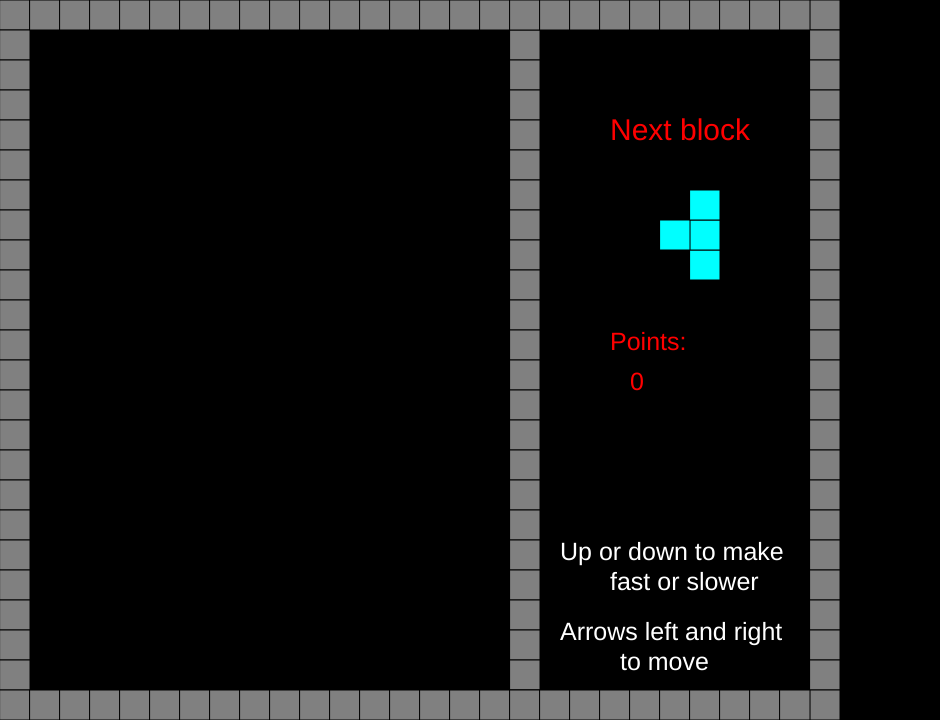
Frame 1 (no input)
Frame 60 (no input): identical to frame 1, image omitted
Frame 120 (the mouse pressed at the canvas centre since frame 60): identical to frame 1, image omitted

The p5.js sketch that drew this single still picture (run headless with seeded random() and noise() and a simulated clock; from frame 60 on, the mouse is pressed at the canvas centre):

// p5.js sketch
// ── sketch.js
let nextBlock = null;
let x = 540 / 2;
let y = 0;
let speed = 30;
let activeBlock = null;
let startingY = 0; // Armazena o valor inicial de y para o bloco
let blockTypes = ['block1', 'block2', 'block4', 'block5', 'block6'];
let placedBlocks = [];
let blockColors = {
  block1: 'red',
  block2: 'green',
  block4: 'blue',
  block5: 'cyan',
  block6: 'yellow',
};
let gameOverFlag = false; // Indica se o jogo terminou
let textini = true;
let r2 = -60;
let ry2 = 0;

let r3 = -30;
let r23 = -60;
let r33 = -90;

let rx3 = 0;
let rx23 = 0;
let rx33 = 0;

let ry4 = -30;
let ry42 = -30;
let ry43 = -60;

let r4 = 0;
let r42 = -30;
let r43 = 0;

let r5y = -30;
let r5x = -60;
let p =0;



function setup() {
  createCanvas(940, 720);
  prepareNextBlock();
}

function draw() {
  background('black');
  drawNextBlockPreview();
  if (textini) {
    textSize(30);
    fill('red');
    text('Next block', 610, 140);
    fill('white');
    textSize(25);
    text('Arrows left and right', 560, 640);
    text('to move', 620, 670);
    text('Up or down to make', 560, 560)
    text('fast or slower', 610, 590)

  if (gameOverFlag) {
    showGameOverText();
    return; // Não desenha mais o jogo após terminar
  }

  drawPlacedBlocks();

  if (activeBlock) {
    drawBlock(activeBlock, x, y, blockColors[activeBlock]);

    if (frameCount % 10 === 0) {
      if (collisionDetected(activeBlock, x, y)) {
        p += 10;
        if (y === startingY) {
          gameOver();
        }
        placeBlock(activeBlock, x, y, blockColors[activeBlock]);
        activeBlock = null;
      } else {
        y += speed; // Move o bloco para baixo
      }
    }
  }

  // Força a velocidade para 30 quando o bloco estiver perto do chão
  if (y >= height - 60) {
    speed = 30; // Reset speed para o valor normal
  }

  fill('gray');
  for (let i = 0; i < height; i += 30) {
    rect(0, i, 30, 30);
    rect(width - 430, i, 30, 30);
  }
  for (let i = 30; i < width - 430; i += 30) {
    rect(i, height - 30, 30, 30);
  }
  for (let i = 30; i < width - 430; i += 30) {
    rect(i, 0, 30, 30);
  }
  for (let i = 0; i < height; i += 30) {
    rect(0, i, 30, 30);
    rect(width - 130, i, 30, 30);
  }
  for (let i = 30; i < width - 130; i += 30) {
    rect(i, height - 30, 30, 30);
  }
  for (let i = 30; i < width - 130; i += 30) {
    rect(i, 0, 30, 30);
  }
  fill('red')
  text('Points:',610, 350);
  text(p,630, 390);
}
  if (keyIsPressed === true) {
    if (key === 'x'&& r === 'block2') {
       r2 = 0;
       ry2 = -60;
      r = 'block22';
    }
    if (key === 'x'&& r === 'block3') {
      
       r3 = 0;
       r23 = 0;
       r33 = 0;
      
       rx3 = -30;
       rx23 = -60;
       rx33 = -90;
      r = 'block32';
    }
    if (key === 'x'&& r === 'block4') {
      
       r4 = -30;
       r42=-30;
       r43= -60;
      
       ry4 = 0;
       ry42 = -30;
       ry43 = 0;
      r = 'block42';
    }
    if (key === 'x'&& r === 'block5') {
       r5y = 30;
       r5x = 0;
      r = 'block52';
    }
    
    
    
    setTimeout(() =>{ if (key === 'x'&& r === 'block22') {
       r2 = -60;
       ry2 = 0;
    }
    if (key === 'x'&& r === 'block32') {
       r3 = -30;
       r23 = -60;
       r33 = -90;
      
       rx3 = 0;
       rx23 = 0;
       rx33 = 0;
    }
    if (key === 'x'&& r === 'block42') {
       r4 = 0;
       r42= -30;
       r43= 0;
      
       ry4 = -30;
       ry42 = -30;
       ry43 = -60;
    }
    if (key === 'x'&& r === 'block52') {
       r5y = -30;
       r5x = -60;
    }
  }, 600)
  }
}

function collisionDetected(block, x, y) {
  
  let parts = getBlockParts(block, x, y);
  

  for (let part of parts) {
    if (part.y + 30 >= height - 30)
      return true;

    

    for (let placed of placedBlocks) {
      if (placed.x === part.x && placed.y === part.y + 30) {
        return true;
      }
    }
  }
  return false;
}

function placeBlock(block, x, y, color) {
  let parts = getBlockParts(block, x, y);
  for (let part of parts) {
    placedBlocks.push({ x: part.x, y: part.y, color: color });
  }
  checkClear();
}
function getBlockParts(block, x, y) {
  let parts = [];
  if (block === 'block1') {
    parts = [
      { x: x, y: y },
      { x: x - 30, y: y },
      { x: x, y: y - 30 },
      { x: x - 30, y: y - 30 },
    ];
  } else if (block === 'block2') {
    r = 'block2';
    parts = [
      { x: x, y: y },
      { x: x - 30, y: y },
      { x: x + r2, y: y + ry2 },
      { x: x, y: y - 30 },
    ];
  } else if (block === 'block4') {
    r = 'block3';
    parts = [
      { x: x, y: y },
      { x: x + rx3, y: y + r3 },
      { x: x + rx23, y: y + r23 },
      { x: x + rx33, y: y + r33 },
    ];
  } else if (block === 'block5') {
    r = 'block4';
    parts = [
      { x: x, y: y },
      { x: x + r4, y: y + ry4 },
      { x: x + r42, y: y + ry42 },
      { x: x + r43, y: y + ry43 },
    ];
  } else if (block === 'block6') {
    r = 'block5';
    parts = [
      { x: x, y: y },
      { x: x - 30, y: y },
      { x: x - 30, y: y - 30 },
      { x: x + r5x, y: y + r5y},
    ];
  }
  return parts;
}

function drawPlacedBlocks() {
  for (let block of placedBlocks) {
    fill(block.color);
    rect(block.x, block.y, 30, 30);
  }
}

  function keyPressed() {
    if (key === 'z' && !activeBlock && !gameOverFlag) {
      if (!nextBlock) {
        // Caso ainda não exista um próximo bloco, gera um aleatório
        let randomIndex = floor(random(blockTypes.length));
        activeBlock = blockTypes[randomIndex];
      } else {
        // Usa o próximo bloco como o ativo
        activeBlock = nextBlock;
      }
  
      // Prepara o próximo bloco para a pré-visualização
      let randomIndex = floor(random(blockTypes.length));
      nextBlock = blockTypes[randomIndex];
  
      // Configurações iniciais para o bloco ativo
      x = 540 / 2;
      y = 0;
      startingY = y;
    }
  
  

  if (keyCode === DOWN_ARROW) {
    increaseSpeed(); // Aumenta a velocidade
  }

  if (keyCode === UP_ARROW) {
    decreaseSpeed(); // Diminui a velocidade
  }

  // Movimentação para a esquerda
  if (keyCode === LEFT_ARROW) {
    moveLeft(); // Move para a esquerda
  }

  // Movimentação para a direita
  if (keyCode === RIGHT_ARROW) {
    moveRight(); // Move para a direita
  }
}

function keyReleased() {
  if (keyCode === DOWN_ARROW) {
    resetSpeed(); // Reseta para a velocidade normal
  }

  if (keyCode === UP_ARROW) {
    resetSpeed(); // Reseta para a velocidade normal quando a seta para cima for solta
  }
}

function increaseSpeed() {
  speed = 60; // Aumenta a velocidade
}

function decreaseSpeed() {
  speed = 10; // Diminui a velocidade
}

function resetSpeed() {
  speed = 30; // Reseta para a velocidade normal
}

function moveLeft() {
  let newX = x - 30;
  if (isValidMove(newX, y)) {
    x = newX;
  }
}

function moveRight() {
  let newX = x + 30;
  if (isValidMove(newX, y)) {
    x = newX;
  }
}

function isValidMove(newX, newY) {
  let parts = getBlockParts(activeBlock, newX, newY);
  
  // Verifica se o movimento é válido
  for (let part of parts) {
    // Se o bloco ultrapassar a parede esquerda ou direita
    if (part.x < 30 || part.x >= width - 430) {
      return false;
    }

    // Se o bloco colidir com outro bloco já colocado
    for (let placed of placedBlocks) {
      if (placed.x === part.x && placed.y === part.y) {
        return false;
      }
    }
  }
  return true;
}

function drawBlock(block, x, y, color) {
  let parts = getBlockParts(block, x, y);
  fill(color);
  for (let part of parts) {
    rect(part.x, part.y, 30, 30);
  }
}

function gameOver() {
  gameOverFlag = true;
}

function showGameOverText() {
  textini = false;
  fill('white');
  textAlign(CENTER, CENTER);
  textSize(48);
  text('Game Over', width / 2, height / 2);
  textSize(24);
  text('Press F5 to Restart', width / 2, height / 2 + 50);
}
function checkClear() {
  let rowsToClear = []; // Armazena as linhas que precisam ser limpas
  let blockGrid = {}; // Grid para armazenar os blocos ocupados

  // Popula o grid com os blocos colocados
  for (let block of placedBlocks) {
    if (!blockGrid[block.y]) {
      blockGrid[block.y] = [];
    }
    blockGrid[block.y].push(block.x);
  }

  // Verifica quais linhas estão completas
  for (let y in blockGrid) {
    if (blockGrid[y].length === (width - 460) / 30) { // Tamanho da área jogável em blocos
      rowsToClear.push(parseInt(y));
    }
  }

  // Remove os blocos das linhas completas
  placedBlocks = placedBlocks.filter(block => !rowsToClear.includes(block.y));

  // Desce os blocos acima das linhas removidas
  if (rowsToClear.length > 0) {
    p += 150;
    rowsToClear.sort((a, b) => b - a); // Ordena de cima para baixo
    for (let row of rowsToClear) {
      for (let block of placedBlocks) {
        if (block.y < row) {
          block.y += 30; // Desce o bloco uma linha
          p +=10;
        }
      }
    }
  }
}

function prepareNextBlock() {
  let randomIndex = floor(random(blockTypes.length));
  nextBlock = blockTypes[randomIndex];
}
function drawNextBlockPreview() {
  if (nextBlock) {
    let previewX = 690; // Coordenada X para o preview
    let previewY = 250; // Coordenada Y para o preview
    let parts = getBlockParts(nextBlock, previewX, previewY);

    fill(blockColors[nextBlock]);
    for (let part of parts) {
      rect(part.x, part.y, 30, 30);
    }
  }
}
// ── style.css

body {
  background-color: black;
  margin-bottom: 0px;
  margin-top:22px;    
  margin-left: 30px;
  }
  
  
